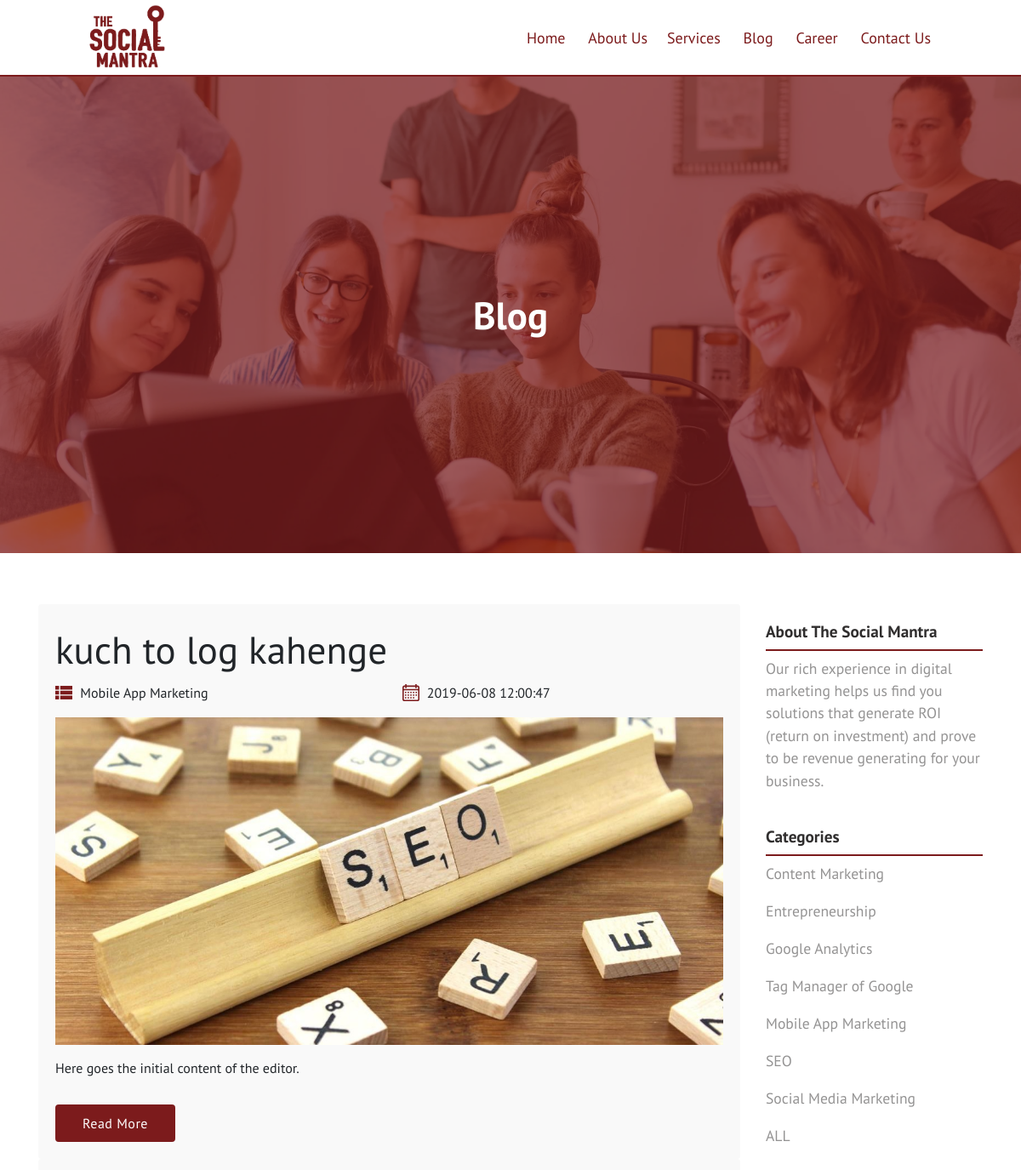
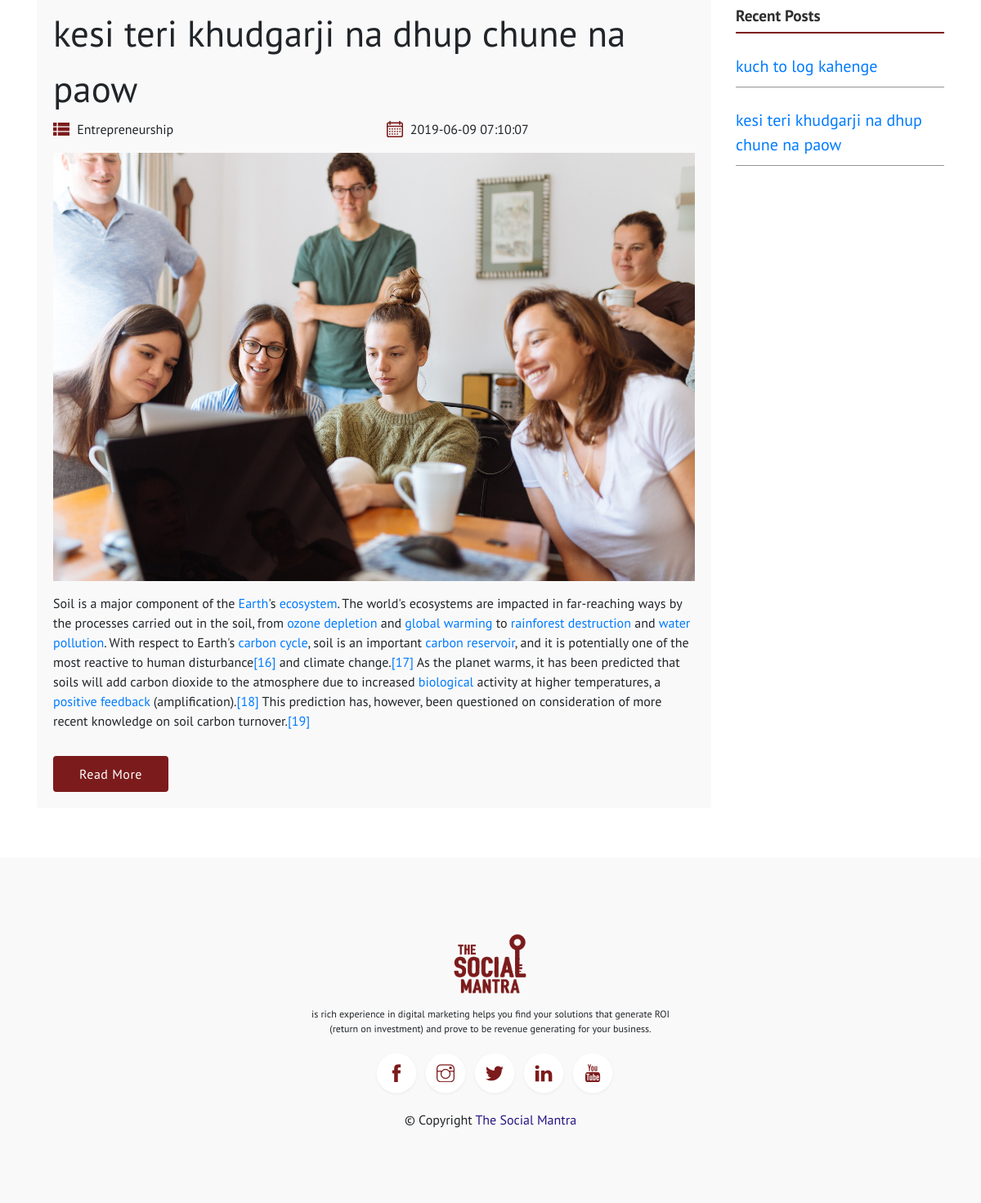
Screenshot of /index.php/blog with the database file from the repository (2 pictures, top to bottom).
### tables this page shows
CREATE TABLE `blogs` (
  `id` int(10) NOT NULL,
  `pic` varchar(100) NOT NULL,
  `title` varchar(100) NOT NULL,
  `category` varchar(100) NOT NULL,
  `content` longtext NOT NULL,
  `create_on` timestamp NOT NULL DEFAULT CURRENT_TIMESTAMP ON UPDATE CURRENT_TIMESTAMP
);

### application/controllers/Blog.php (called while the page is built, shortened)
<?php
class Blog extends CI_Controller{
    function __construct(){
		$this->load->helper(array('form', 'url'));
		$this->load->model('login_model');
		$this->load->library('form_validation');
    }
    public function index(){
        $this->load->database();
		$this->load->model('Blog_Model');
		$result['data']=$this->Blog_Model->blog();
		$this->load->view('blog',$result);
    }
}
?>

### index.php (called while the page is built, shortened)
<?php
require_once BASEPATH.'core/CodeIgniter.php';

### application/models/Blog_Model.php (called while the page is built, shortened)
<?php
class Blog_Model extends CI_Model{
	function blog(){
		$query = $this->db->query("select * from blogs");
		return $query->result();
	}
}
?>

### application/views/blog.php (the view, shortened to what this page needs)
<?php include('header.php'); ?>
<section class="blog">
    <div class="head">
        <span class="type">Blog</span>
    </div>
</section>
<section class="blog-content">
    <div class="container">
        <div class="row">
            <div class="col-lg-9">
                <?php foreach($data as $row) { ?>
                <?php $cat = $row->category;
                    $arr = explode(' ',trim($cat));
                ?>
                <div class="card <?php echo $arr[0]; ?>">
                    <div class="title">
                        <?php echo $row->title; ?>
                    </div>
                    <div class="row">
                        <div class="col-sm-6 align-self-center">
                            <span><img src="<?php echo base_url('images/list.svg'); ?>"  class="svg"></span>
                            <span class="text"><?php echo $row->category; ?></span>
                        </div>
                        <div class="col-sm-6 align-self-center">
                            <span><img src="<?php echo base_url('images/calendar.svg'); ?>"  class="svg"></span>
                            <span class="text"><?php echo $row->create_on; ?></span>
                        </div>
                    </div>
                    <img src="<?php echo base_url().'uploads/'.$row->pic; ?>" class="cover-pic">
                    <div class="content">
                    <?php echo $row->content; ?>
                    </div>
                    <div class="btnn">
                        <a href="<?php echo base_url(); ?>blog/blog_post/<?php echo $row->title; ?>/<?php echo $row->id; ?>" class="btn btn-apply">Read More</a>
                    </div>
                </div>
                <?php  } ?>
            </div>
            <div class="col-lg-3">
                <aside>
                    <div class="sidebar-widget">
                        <h3 class="section-title">
                            <span>About The Social Mantra</span>
                        </h3>
                        <div class="textwidget">
                            <p>Our rich experience in digital marketing helps us find you solutions that generate ROI (return on investment) and prove to be revenue generating for your business.</p>
                        </div>
                    </div>
                    <div class="sidebar-widget">
                        <h3 class="section-title">
                            <span>Categories</span>
                        </h3>
                        <ul>
                            <li class="cat-item cat-item-84">
                                <a id="content" title="Content Marketing">Content Marketing</a>
                            </li>
                            <li class="cat-item cat-item-84">
                                <a id="entrepreneurship" title="Entrepreneurship">Entrepreneurship</a>
                            </li>
                            <li class="cat-item cat-item-84">
                                <a id="google" title="Google Analytics">Google Analytics</a>
                            </li><br>
                            <li class="cat-item cat-item-84">
                                <a id="tag" title="Google Tag Manager">Tag Manager of Google</a>
                            </li><br>
                            <li class="cat-item cat-item-84">
                                <a id="mobile" title="Mobile App Marketing">Mobile App Marketing</a>
                            </li><br>
                            <li class="cat-item cat-item-84">
                                <a id="seo" title="SEO">SEO</a>
                            </li><br>
                            <li class="cat-item cat-item-84">
                                <a id="social" title="Social Media Marketing">Social Media Marketing</a>
                            </li><br>
                            <li class="cat-item cat-item-84">
                                <a id="all" title="Social Media Marketing">ALL</a>
                            </li>
                        </ul>
                    </div>
                    <div class="sidebar-widget">
                        <h3 class="section-title">
                            <span>Recent Posts</span>
                        </h3>
                        <div class="textwidget">
                            <?php foreach($data as $row) { ?>
                                <div class="recent">
                                    <a href="<?php echo base_url(); ?>blog/blog_post/<?php echo $row->title; ?>/<?php echo $row->id; ?>"><?php echo $row->title; ?></a>
                                </div>
                            <?php  } ?>
                        </div>
                    </div>
                </aside>
            </div>
        </div>
    </div>
</section>
<?php include('footer.php'); ?>

### application/views/header.php (shortened to what this page needs)
<!DOCTYPE html>
<html lang="en">
<head>
    <link rel="stylesheet" href="<?php echo base_url(); ?>css/main.css">
    <link rel="stylesheet" href="<?php echo base_url(); ?>css/all.min.css">
    <link rel="stylesheet" href="<?php echo base_url(); ?>css/owl.carousel.min.css">
    <link rel="stylesheet" href="<?php echo base_url(); ?>css/owl.theme.default.min.css">
    <link rel="stylesheet" href="<?php echo base_url(); ?>css/themify-icons.css">
    <link rel="stylesheet" href="<?php echo base_url(); ?>css/bootstrap.min.css">
</head>
<body>
    <header>
        <a href="<?php echo base_url(); ?>" class="site-name"><img class="dark" src="<?php echo base_url('images/Logo2.png'); ?>"></a>
        <nav>
            <a href="<?php echo base_url(); ?>tsm" class="link">Home</a>
            <a href="<?php echo base_url(); ?>tsm/about" class="link">About Us</a>
            <span class="dropdown">
                <span class="dropbtn">Services</span>
            </span>
            <a href="<?php echo base_url(); ?>blog" class="link">Blog</a>
            <a href="<?php echo base_url(); ?>tsm/career" class="link">Career</a>
            <a href="<?php echo base_url(); ?>tsm/#contact" class="link">Contact Us</a>
        </nav>
    </header>

### application/views/footer.php (shortened to what this page needs)
    <footer>
        <img src="<?php echo base_url('images/Logo2.png'); ?>">
        <span class="footer-info top-margin-10">is rich experience in digital marketing helps you find your solutions that generate ROI (return on investment) and prove to be revenue generating for your business.</span>
        <div class="footer-social-list">
            <ul class="list-inline top-margin-20">
                <li>
                    <a href="https://www.facebook.com/thesocialmantra/" target="blank">
                        <span class="ti-facebook"></span>
                    </a>
                </li>
                <li>
                    <a href="https://www.instagram.com/thesocialmantra/" target="blank">
                        <span class="ti-instagram"></span>
                    </a>
                </li>
                <li>
                    <a href="https://twitter.com/tpsdevelopers" target="blank">
                        <span class="ti-twitter-alt"></span>
                    </a>
                </li>
                <li>
                    <a href="https://www.linkedin.com/company/the-philosopher-stone/" target="blank">
                        <span class="ti-linkedin"></span>
                    </a>
                </li>
                <li>
                    <a href="https://www.youtube.com/channel/UCV4GUqq73JUen07lEPniUiQ/featured" target="blank">
                        <span class="ti-youtube"></span>
                    </a>
                </li>
            </ul>
        </div>
        <p class="top-margin-20">© Copyright <a href="../">The Social Mantra</a></p>
    </footer>
</body>
</html>

### rows the page displays
blogs: title "kuch to log kahenge", category "Mobile App Marketing", create_on "2019-06-08 12:00:47", pic (picture), content "Here goes the initial content of the editor."
blogs: title "kesi teri khudgarji na dhup chune na paow", category "Entrepreneurship", create_on "2019-06-09 07:10:07", pic (picture), content "Soil is a major component of the Earth 's ecosystem . The world's ecosystems are impacted in far-reaching ways by the processes carried out in the soil, from ozone depletion and global warming to rainforest destruction and water pollution . With respect to Earth's carbon cycle , soil is an important carbon reservoir , and it is potentially one of the most reactive to human disturbance [16] and climate change. [17] As the planet warms, it has been predicted that soils will add carbon dioxide to the atmosphere due to increased biological activity at higher temperatures, a positive feedback (amplification). [18] This prediction has, however, been questioned on consideration of more recent…"
